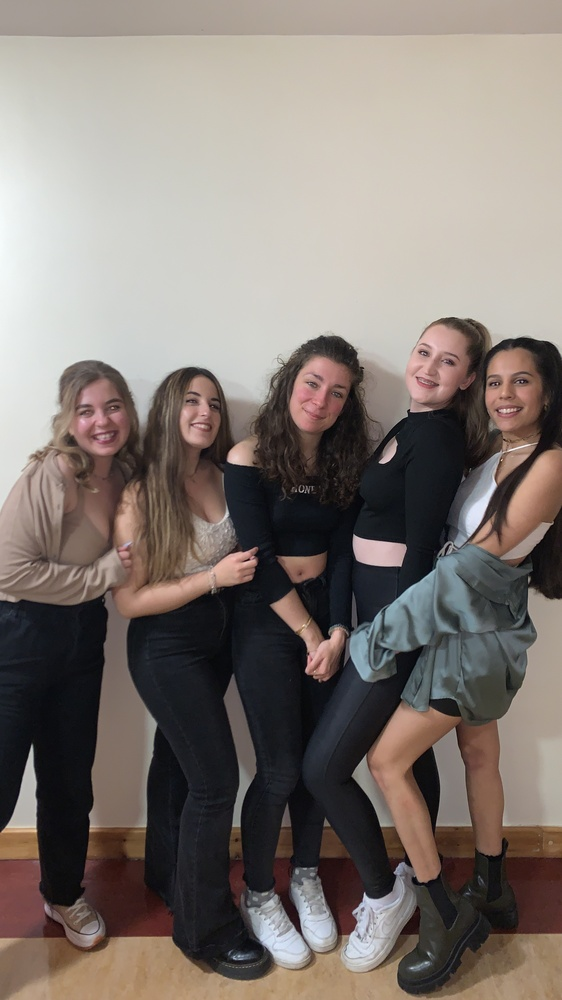
#> input picture P1_Solution/IMG_9721.jpg, 562 x 1000 px, shrunk from 2268 x 4032 before the run
$ python Problem_1_Elsa.py
#> lines starting #> are read from the running program, lines starting #| are printed output that depends on the picture
import os
import cv2

# print cwd for reference
print(f"\nHi, this is a face detector script. \n\nCurrent directory is: {os.getcwd()}\nYou may use the example image file contained in this directory: IMG_9721.jpg.")

# take user input for path to image file
file_path = input(
    '\nPlease enter the path to the example image file or any other:\n')
#> the answer given: IMG_9721.jpg
print(f"\file path: '{file_path}'")

try:
    # reads image using opencv
    img = cv2.imread(file_path)
#> img is the input picture: shape (1000, 562, 3); mean B, G, R 114.5, 120.5, 129.6
    # instanciate cascade
    face_cascade = cv2.CascadeClassifier('haarcascade_frontalface_default.xml')
    # cnvert color image to grayscale
    gray = cv2.cvtColor(img, cv2.COLOR_BGR2GRAY)
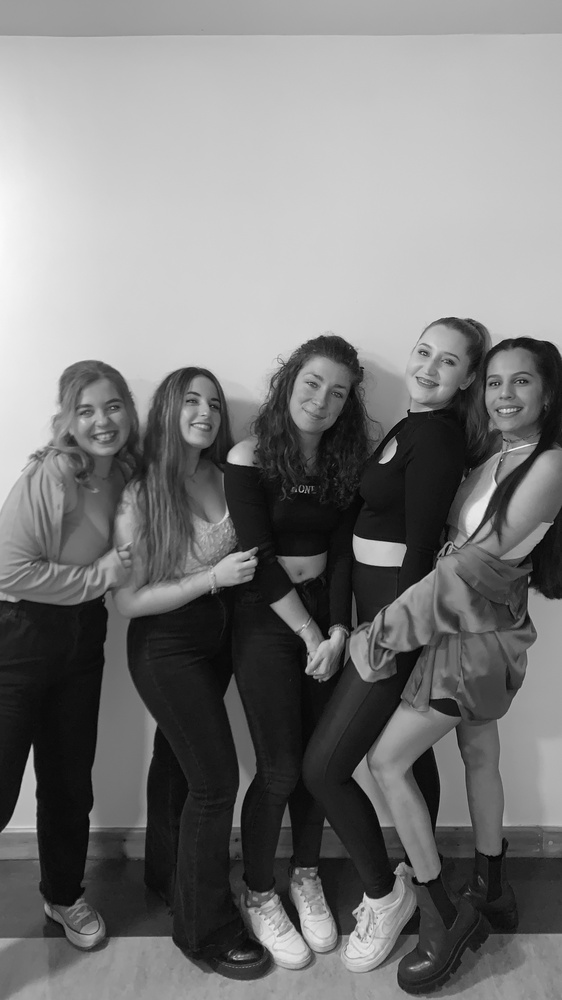
#> gray: shape (1000, 562); min 0, max 250, mean 122.5
    # detect faces in image
    faces = face_cascade.detectMultiScale(
        gray,
        scaleFactor=1.07,
        minNeighbors=4,
        minSize=(200, 200))
#> faces = ()
    # parameter 1: Matrix containing image where face is detected.
    # scaleFactor: how much the image size is reduced at each image scale.
    # nimNeighbors: how many neighbors each rectangle should have to retain it
    # minSize: Minimum possible object size

# catch cv2 errors if imread, color conversion or face detection fail.
except cv2.error as e:
    print("Sorry. Something went wrong.")

# if image is processed correctly
else:
    # check if faces were detected
    if len(faces) == 0:
        print("\nNo faces were detected.")

    # if detected, ask for directory, crop faces and save into directory
    else:
        # take user input for output directory
        out_path = input('\nEnter a directory path to save the images to: ')

        # crop and save files
        files = []
        for i, (x, y, w, h) in enumerate(faces):

            p = 20  # padding
            # crop
            cropped_image = img[y - p + 1:y + h + p, x - p + 1:x + w + p]
            file_name = (f'face_{str(i + 1)}.jpg')
            files.append(os.path.join(out_path, file_name))

            # write cropped image into directory
            try:
                cv2.imwrite(os.path.join(out_path, file_name), cropped_image)
            except:
                print("Sorry, something happened.")

        print(f"\nhi, number of faces detected: {len(faces)}.")
        print(f"\nCropped headshots saved to:")
        print("\n".join(files))
